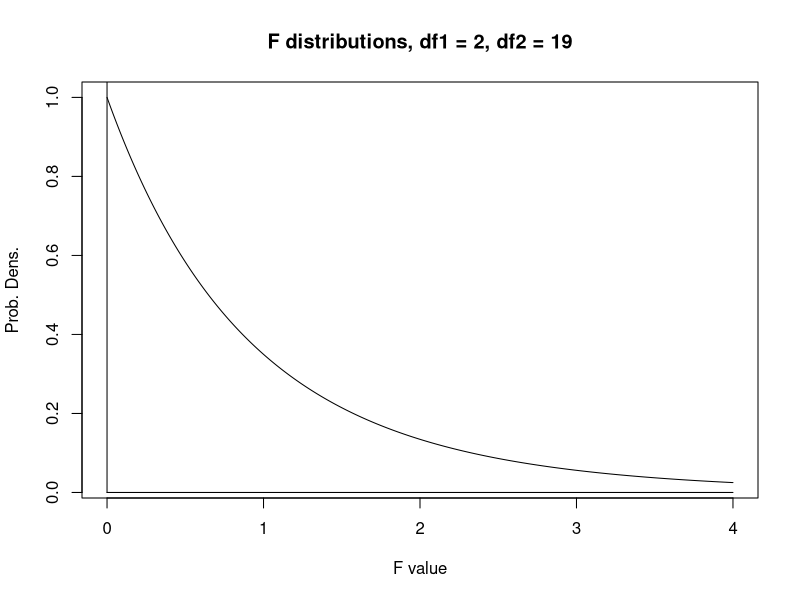
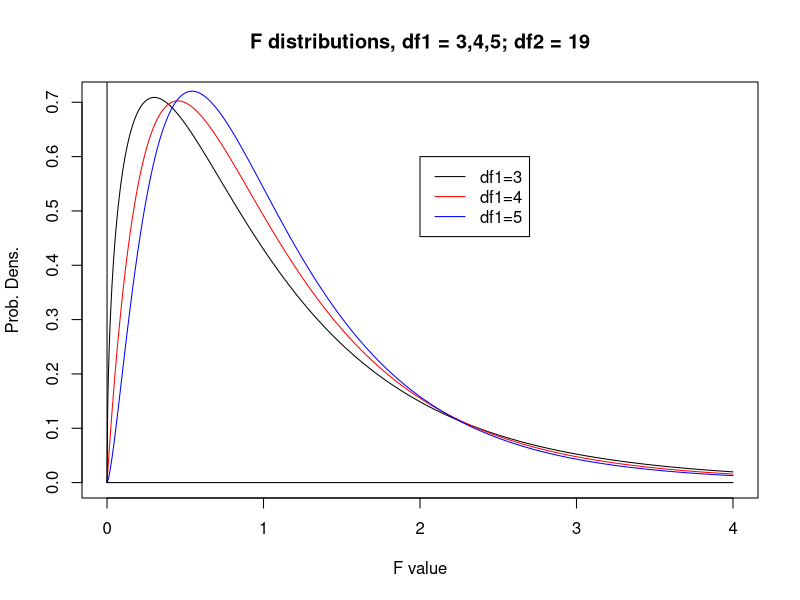

Here is the R script that generated these plots, in order:
# Some additional graphs
x = seq(0, 4, length.out=1000)
y = df(x, 2, 19)
png("../Graphics/M09_F_2_19.png", width=300, height=225)
plot(x, y, type="l", main="F distributions, df1 = 2, df2 = 19", xlab="F value", ylab="Prob. Dens.")
lines(c(0,4), c(0, 0))
lines(c(0,0), c(0,6))
dev.off()


png("../Graphics/M09_F_3_up_19.png", width=300, height=225)
y = df(x, 3, 19)
plot(x, y, type="l", main="F distributions, df1 = 3,4,5; df2 = 19", xlab="F value", ylab="Prob. Dens.")
y = df(x, 4, 19)
lines(x, y, col='red');
y = df(x, 5, 19)
lines(x, y, col='blue');
lines(c(0,4), c(0, 0))
lines(c(0,0), c(0,6))
legend(2, 0.6, c("df1=3", "df1=4", "df1=5"), col=c('black', 'red', 'blue'), lty=1)
dev.off()
